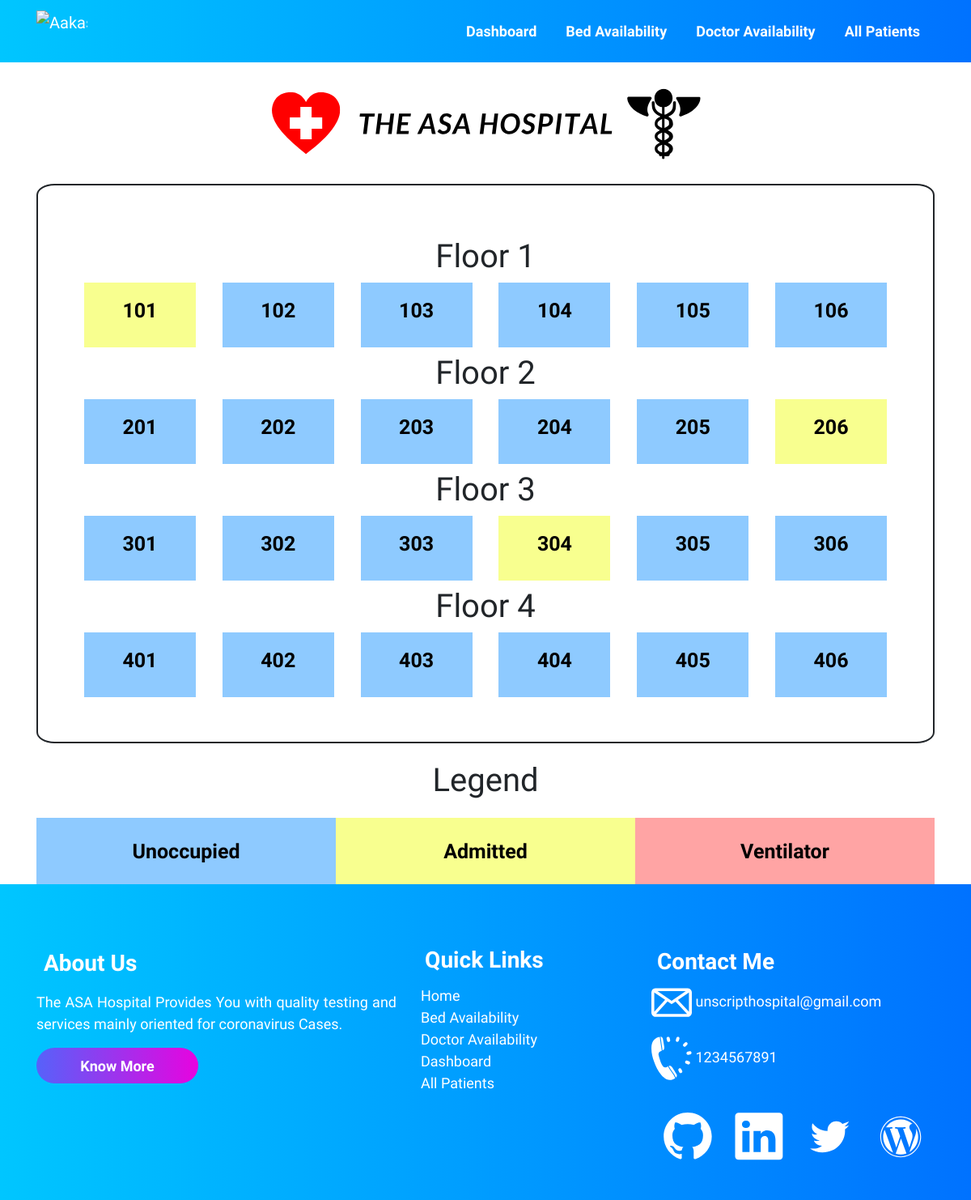
The page /bedavailability/ on the database as committed earlier.
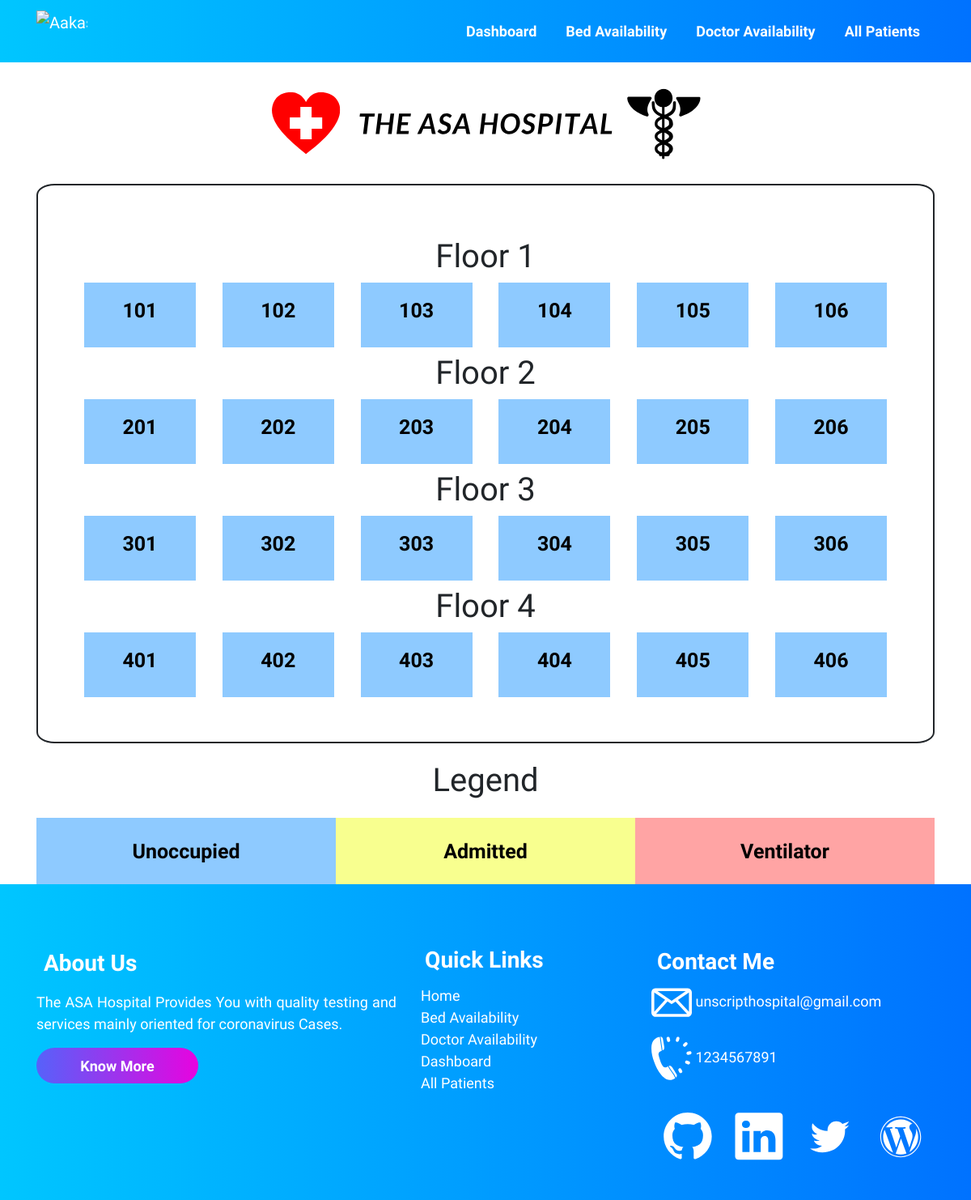
The same page on the database as committed later.
### accounts/views.py (the view)
# urls.py: path("bedavailability/", views.bedavailability, name='bedavailability'),
def bedavailability(request):
    all_rooms_objects = Room.objects.all().exclude(room_no="-----")
    max_rooms_on_floor = 6
    context = {
        'list': list,
        'all_rooms_objects': all_rooms_objects,
        'max_rooms_on_floor': max_rooms_on_floor,
    }
    return render(request, 'bedavailability.html', context)

### templates/bedavailability.html (shortened to what this page needs)
{% extends 'innerbase.html' %}
{% load static %}
{% block cssLinks %}
<link rel="stylesheet" href="{% static 'css/bed.css' %}">
{% endblock %}
{% block body %}
<div class="container my-6">
    <div class="banner">
        <img src="{% static 'svg/hospital banner.svg' %}" width="100%" height="150px" alt="">
    </div>
    <div class="border-outside">
        <div class="inner-container p-6">
            <div class="floor1 row">
                {% for room in all_rooms_objects %}
                {% if forloop.counter0|divisibleby:max_rooms_on_floor %}
            </div>
            <h1 class="text-center my-2">Floor {{room.floor_no}}</h1>
            <div class="floor1 row">
                {% endif %}
                <div class=" col-sm">
                    <a href="/bed-for-patient/{{room.pk}}" style="text-decoration: none;">
                        <div class="card-body     room  {% if room.occupied %}yellow{% endif %}
                                    {% if room.ventilator %}red{% endif %} ">
                            <h5 class="title-for-card">{{room.room_no}}</h5>
                        </div>
                    </a>
                </div>
                {% endfor %}
            </div>
        </div>
    </div>
</div>
<div class="container">
    <h1 class="text-center heading-legend">Legend</h1>
    <div class="container">
        <div class="row text-center">
            <div class="col-md-4 blue">
                Unoccupied
            </div>
            <div class="col-md-4 yellow">
                Admitted
            </div>
            <div class="col-md-4 red">
                Ventilator
            </div>
        </div>
    </div>
</div>
{% endblock %}

Rows that differ between the two databases and show on the page:
changed Room (number 1 of 24 on the later page): occupied True → False (drawn)
changed Room (number 12 of 24 on the later page): occupied True → False (drawn)
changed Room (number 16 of 24 on the later page): occupied True → False (drawn)
